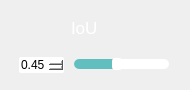
                  <widget class="QFrame" name="IOU_QF">
                   <property name="minimumSize">
                    <size>
                     <width>190</width>
                     <height>90</height>
                    </size>
                   </property>
                   <property name="maximumSize">
                    <size>
                     <width>190</width>
                     <height>90</height>
                    </size>
                   </property>
                   <property name="styleSheet">
                    <string notr="true">QFrame#IOU_QF{
border:2px solid rgb(255, 255, 255);
border-radius:15px;
}</string>
                   </property>
                   <layout class="QVBoxLayout" name="verticalLayout_15">
                    <item>
                     <widget class="QPushButton" name="ToggleBotton_2">
                      <property name="sizePolicy">
                       <sizepolicy hsizetype="Expanding" vsizetype="Fixed">
                        <horstretch>0</horstretch>
                        <verstretch>0</verstretch>
                       </sizepolicy>
                      </property>
                      <property name="minimumSize">
                       <size>
                        <width>0</width>
                        <height>30</height>
                       </size>
                      </property>
                      <property name="maximumSize">
                       <size>
                        <width>16777215</width>
                        <height>30</height>
                       </size>
                      </property>
                      <property name="font">
                       <font>
                        <family>Segoe UI</family>
                        <pointsize>13</pointsize>
                        <italic>false</italic>
                       <bold>false</bold>
                       </font>
                      </property>
                      <property name="cursor">
                       <cursorShape>ArrowCursor</cursorShape>
                      </property>
                      <property name="mouseTracking">
                       <bool>true</bool>
                      </property>
                      <property name="focusPolicy">
                       <enum>Qt::StrongFocus</enum>
                      </property>
                      <property name="contextMenuPolicy">
                       <enum>Qt::DefaultContextMenu</enum>
                      </property>
                      <property name="layoutDirection">
                       <enum>Qt::LeftToRight</enum>
                      </property>
                      <property name="autoFillBackground">
                       <bool>false</bool>
                      </property>
                      <property name="styleSheet">
                       <string notr="true">QPushButton{
background-image: url(:/all/img/IOU.png);
background-repeat: no-repeat;
background-position: left center;
border: none;
border-left: 20px solid transparent;

text-align: left;
padding-left: 40px;
padding-bottom: 4px;
color: rgb(255, 255, 255);
font: 600 12pt &quot;Segoe UI&quot;;
}</string>
                      </property>
                      <property name="text">
                      <string>IoU</string>
                      </property>
                      <!-- <property name="icon">
                       <iconset theme="zoom-out">
                        <normaloff>.</normaloff>.</iconset>
                      </property> -->
                      <property name="autoDefault">
                       <bool>false</bool>
                      </property>
                      <property name="default">
                       <bool>false</bool>
                      </property>
                      <property name="flat">
                       <bool>false</bool>
                      </property>
                     </widget>
                    </item>
                    <item>
                     <widget class="QFrame" name="frame_3">
                      <property name="sizePolicy">
                       <sizepolicy hsizetype="Preferred" vsizetype="Preferred">
                        <horstretch>0</horstretch>
                        <verstretch>0</verstretch>
                       </sizepolicy>
                      </property>
                      <property name="minimumSize">
                       <size>
                        <width>0</width>
                        <height>20</height>
                       </size>
                      </property>
                      <property name="maximumSize">
                       <size>
                        <width>16777215</width>
                        <height>20</height>
                       </size>
                      </property>
                      <layout class="QHBoxLayout" name="horizontalLayout_10">
                       <property name="spacing">
                        <number>10</number>
                       </property>
                       <property name="leftMargin">
                        <number>8</number>
                       </property>
                       <property name="topMargin">
                        <number>0</number>
                       </property>
                       <property name="rightMargin">
                        <number>10</number>
                       </property>
                       <property name="bottomMargin">
                        <number>0</number>
                       </property>
                       <item>
                        <widget class="QDoubleSpinBox" name="iou_spinbox">
                         <property name="cursor">
                          <cursorShape>PointingHandCursor</cursorShape>
                         </property>
                         <property name="styleSheet">
                          <string notr="true">QDoubleSpinBox {
border: 0px solid lightgray;
border-radius: 2px;
background-color: rgb(255,255,255);
font: 600 10pt &quot;Segoe UI&quot;;
}
        
QDoubleSpinBox::up-button {
width: 10px;
height: 10px;
margin: 0px 3px 0px 0px;
border-image: url(:/all/img/box_up.png);
}
QDoubleSpinBox::up-button:pressed {
margin-top: 1px;
}
            
QDoubleSpinBox::down-button {
width: 10px;
height: 10px;
margin: 0px 3px 0px 0px;
border-image: url(:/all/img/box_down.png);
}
QDoubleSpinBox::down-button:pressed {
margin-bottom: 1px;
}</string>
                         </property>
                         <property name="minimum">
                          <double>0.010000000000000</double>
                         </property>
                         <property name="maximum">
                          <double>1.000000000000000</double>
                         </property>
                         <property name="singleStep">
                          <double>0.050000000000000</double>
                         </property>
                         <property name="value">
                          <double>0.450000000000000</double>
                         </property>
                        </widget>
                       </item>
                       <item>
                        <widget class="QSlider" name="iou_slider">
                         <property name="cursor">
                          <cursorShape>PointingHandCursor</cursorShape>
                         </property>
                         <property name="styleSheet">
                          <string notr="true">QSlider::groove:horizontal {
border: none;
height: 10px;
background-color: rgb(255,255,255);
border-radius: 5px;
}

QSlider::handle:horizontal {
width: 10px;
margin: -1px 0px -1px 0px;
border-radius: 3px;
background-color: white;
}

QSlider::sub-page:horizontal {
background-color:rgb(97, 192, 191);
border-radius: 5px;
}</string>
                         </property>
                         <property name="minimum">
                          <number>1</number>
                         </property>
                         <property name="maximum">
                          <number>100</number>
                         </property>
                         <property name="value">
                          <number>45</number>
                         </property>
                         <property name="orientation">
                          <enum>Qt::Horizontal</enum>
                         </property>
                        </widget>
                       </item>
                      </layout>
                     </widget>
                    </item>
                   </layout>
                  </widget>
